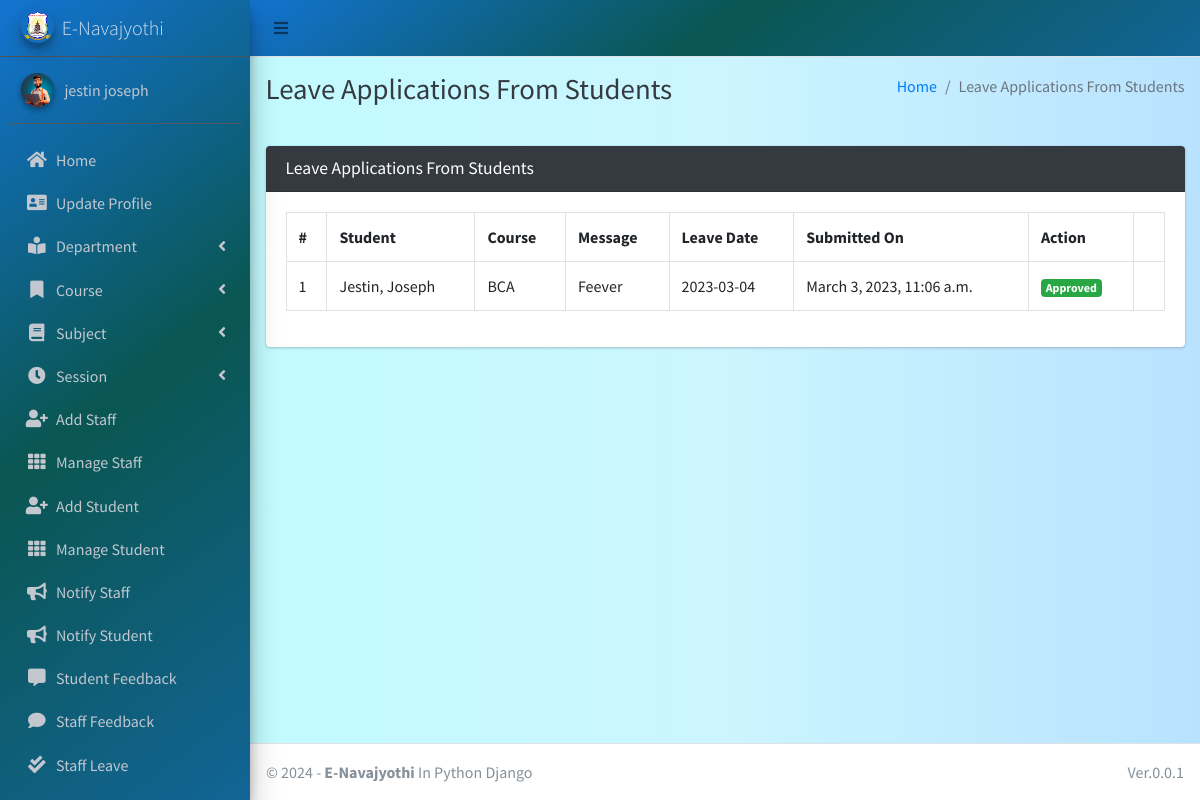
The page /student/view/leave/ (signed in) on the database its author committed.
### main_app/models.py (models this page shows)
class CustomUser(AbstractUser):
    USER_TYPE = ((1, "HOD"), (2, "Staff"), (3, "Student"))
    GENDER = [("M", "Male"), ("F", "Female")]
    username = None  # Removed username, using email instead
    email = models.EmailField(unique=True)
    user_type = models.CharField(default=1, choices=USER_TYPE, max_length=1)
    gender = models.CharField(max_length=1, choices=GENDER)
    profile_pic = models.ImageField()
    address = models.TextField()
    fcm_token = models.TextField(default="")  # For firebase notifications
    created_at = models.DateTimeField(auto_now_add=True)
    updated_at = models.DateTimeField(auto_now=True)
    USERNAME_FIELD = "email"
    REQUIRED_FIELDS = []
    objects = CustomUserManager()
    phone_num = models.IntegerField(max_length=12 ,null=True,blank=False)
    aadhar_num = models.IntegerField(max_length=16,null=True,blank=False)
    date_of_birth = models.DateField(null=True,blank=False)
    def __str__(self):
        return self.first_name + "  " + self.last_name

class LeaveReportStudent(models.Model):
    student = models.ForeignKey(Student, on_delete=models.CASCADE)
    date = models.CharField(max_length=60)
    message = models.TextField()
    status = models.SmallIntegerField(default=0)
    created_at = models.DateTimeField(auto_now_add=True)
    updated_at = models.DateTimeField(auto_now=True)

class Student(models.Model):
    admin = models.OneToOneField(CustomUser, on_delete=models.CASCADE)
    department = models.ForeignKey(Department, on_delete=models.DO_NOTHING, null=True, blank=False)
    course = models.ForeignKey(Course, on_delete=models.DO_NOTHING, null=True, blank=False)
    session = models.ForeignKey(Session, on_delete=models.DO_NOTHING, null=True)
    phone_num = models.IntegerField(max_length=12 ,null=True,blank=False)
    aadhar_num = models.IntegerField(max_length=12,null=True,blank=False)
    date_of_birth = models.DateField(null=True,blank=False)
    religion = models.CharField(max_length=12,null=True,blank=False)
    register_num = models.CharField(max_length=12,null=True,blank=False)
    admission_num = models.CharField(max_length=16,null=True,blank=False)
    def __str__(self):
        return self.admin.first_name + ", " + self.admin.last_name

class Course(models.Model):
    name = models.CharField(max_length=120)
    department = models.ForeignKey(Department, on_delete=models.DO_NOTHING, null=True, blank=False)
    created_at = models.DateTimeField(auto_now_add=True)
    updated_at = models.DateTimeField(auto_now=True)
    def __str__(self):
        return self.name

### main_app/staff_views.py (the view, shortened to what this page needs)
# urls.py: path("student/view/leave/", staff_views.view_student_leave,
@csrf_exempt
def view_student_leave(request):
    if request.method != 'POST':
        allLeave = LeaveReportStudent.objects.all()
        context = {
            'allLeave': allLeave,
            'page_title': 'Leave Applications From Students'
        }
        return render(request, "hod_template/student_leave_view.html", context)

### main_app/templates/hod_template/student_leave_view.html (shortened to what this page needs)
{% extends 'main_app/base.html' %}
{% load static %}
{% block page_title %}{{page_title}}{% endblock page_title %}
{% block content %}
<section class="content">
    <div class="container-fluid">
        <div class="row">
            <div class="col-md-12">
                <div class="card card-dark">
                    <div class="card-header">
                        <h3 class="card-title">{{page_title}}</h3>
                    </div>
                    <div class="table card-body">
                        <table class="table table-bordered table-hover">
                            <tr>
                                <th>#</th>
                                <th>Student</th>
                                <th>Course</th>
                                <th>Message</th>
                                <th>Leave Date</th>
                                <th>Submitted On</th>
                                <th>Action</th>
                            </tr>
                            {% for leave in  allLeave %}
                              <tr>
                                  <td>{{forloop.counter}}</td>
                                  <td>{{leave.student}}</td>
                                  <td>{{leave.student.course}}</td>
                                  <td>{{leave.message}}</td>
                                  <td>{{leave.date}}</td>
                                  <td>{{leave.created_at}}</td>
                                      {% if leave.status == 0 %}
                                           <td> <button data-toggle = "modal" data-target = "#reply_modal" value="{{leave.id}}" class="btn btn-success reply_open_modal">Reply</button>
{% elif leave.status == -1 %}
<td><span  class='badge badge-danger'>Rejected</span></td>
{% else %}
<td><span  class='badge badge-success'>Approved</span></td>
                                            <td>{{feedback.updated_at}}</td>
                                      {% endif %}
                              </tr>
                            {% endfor %}
                        </table>
                    </div>
                    </div>
            </div>
        </div>
    </div>
</section>
{% endblock content %}

### main_app/templates/main_app/sidebar_template.html (shortened to what this page needs)
{% load static %}
<aside class="main-sidebar sidebar-dark-info elevation-4 " style="background: rgb(0,104,205);
background: linear-gradient(143deg, rgba(0,104,205,0.9248949579831933) 0%, rgba(0,79,74,0.9613095238095238) 49%, rgba(0,89,142,0.9276960784313726) 100%);">
    {% if request.user.user_type == '1' %}
    <a href="{% url 'admin_home' %}" class="brand-link">
        <img src="{% static 'dist/img/nava_logo.png' %} " alt="AdminLTE Logo"
            class="brand-image img-circle elevation-3" >
        <span class="brand-text font-weight-light">E-Navajyothi</span>
    </a>
      <div class="sidebar">
        <div class="user-panel mt-3 pb-3 mb-3 d-flex">
            <div class="image">
                <img src="{{ request.user.profile_pic}}" class="img-circle elevation-2" alt="User Image">
            </div>
            <div class="info">
                <a href="#" class="d-block">{{user}}</a>
            </div>
        </div>
        <nav class="mt-2 ">
            <ul class="nav nav-pills nav-sidebar flex-column " data-widget="treeview" role="menu" data-accordion="false">
                <li class="nav-item">
                    {% url 'admin_home' as admin_home %}
                    <a href="{{admin_home}}" class="nav-link {% if admin_home == request.path %} active {% endif %}">
                        <i class="nav-icon fas fa-home"></i>
                        <p >
                            Home
                        </p>
                    </a>
                </li>
                <li class="nav-item">
                    {% url 'admin_view_profile' as admin_view_profile %}
                    <a href="{{admin_view_profile}}"
                        class="nav-link {% if admin_view_profile == request.path %} active {% endif %}">
                        <i class="nav-icon fas fa-address-card"></i>
                        <p>
                            Update Profile
                        </p>
                    </a>
                </li>
            <li class="nav-item has-treeview">
                    <a href="#" class="nav-link">
                        <i class="nav-icon fas fa-book-reader"></i>
                        <p>
                            Department
                            <i class="fas fa-angle-left right"></i>
                        </p>
                    </a>
                </li>
                <li class="nav-item has-treeview">
                    <a href="#" class="nav-link">
                        <i class="nav-icon fas fa-bookmark"></i>
                        <p>
                            Course
                            <i class="fas fa-angle-left right"></i>
                        </p>
                    </a>
                </li>
                <li class="nav-item has-treeview">
                    <a href="#" class="nav-link">
                        <i class="nav-icon fas fa-book"></i>
                        <p>
                            Subject
                            <i class="fas fa-angle-left right"></i>
                        </p>
                    </a>
                </li>
                <li class="nav-item has-treeview">
                    <a href="#" class="nav-link">
                        <i class="nav-icon fas fa-clock"></i>
                        <p>
                            Session
                            <i class="fas fa-angle-left right"></i>
                        </p>
                    </a>
                </li>
                <li class="nav-item">
                    {% url 'add_staff' as add_staff %}
                    <a href="{{add_staff}}" class="nav-link {% if add_staff == request.path %} active {% endif %}">
                        <i class="nav-icon fas fa-user-plus"></i>
                        <p>
                            Add Staff
                        </p>
                    </a>
                </li>
                <li class="nav-item">
                    {% url 'manage_staff' as manage_staff %}
                    {% url 'edit_staff' staff_id as edit_staff %}
                    <a href="{{manage_staff}}"
                        class="nav-link {% if manage_staff == request.path or request.path == edit_staff %} active {% endif %}">
                        <i class="nav-icon fas fa-th"></i>
                        <p>
                            Manage Staff
                        </p>
                    </a>
                </li>
                <li class="nav-item">
                    {% url 'add_student' as add_student%}
                    <a href="{{add_student}}" class="nav-link  {% if add_student == request.path %} active {% endif %}">
                        <i class="nav-icon fas fa-user-plus"></i>
                        <p>
                            Add Student
                        </p>
                    </a>
                </li>
                <li class="nav-item">
                    {% url 'manage_student' as manage_student %}
                    {% url 'edit_student' student_id as edit_student %}
                    <a href="{{manage_student}}"
                        class="nav-link  {% if edit_student == request.path or manage_student == request.path %} active {% endif %}">
                        <i class="nav-icon fas fa-th"></i>
                        <p>
                            Manage Student
                        </p>
                    </a>
                </li>
                <li class="nav-item">
                    {% url 'admin_notify_staff' as admin_notify_staff %}
                    <a href="{{admin_notify_staff}}"
                        class="nav-link {% if admin_notify_staff == request.path %} active {% endif %}">
                        <i class="nav-icon fas fa-bullhorn"></i>
                        <p>
                            Notify Staff
                        </p>
                    </a>
                </li>
                <li class="nav-item">
                    {% url 'admin_notify_student' as admin_notify_student %}
                    <a href="{{admin_notify_student}}"
                        class="nav-link {% if admin_notify_student == request.path %} active {% endif %}">
                        <i class="nav-icon fas fa-bullhorn"></i>
                        <p>
                            Notify Student
                        </p>
                    </a>
                </li>
                <li class="nav-item">
                    {% url 'student_feedback_message' as student_feedback_message %}
                    <a href="{{ student_feedback_message }}"
                        class="nav-link  {% if student_feedback_message == request.path %} active {% endif %}">
                        <i class="nav-icon fas fa-comment-alt"></i>
                        <p>
                            Student Feedback
                        </p>
                    </a>
                </li>
                <li class="nav-item">
                    {% url 'staff_feedback_message' as staff_feedback_message %}
                    <a href="{{staff_feedback_message}}"
                        class="nav-link   {% if staff_feedback_message == request.path %} active {% endif %}">
                        <i class="nav-icon fas fa-comment"></i>
                        <p>
                            Staff Feedback
                        </p>
                    </a>
                </li>
                <li class="nav-item">
                    {% url 'view_staff_leave' as view_staff_leave %}
                    <a href="{{view_staff_leave}}"
                        class="nav-link  {% if view_staff_leave == request.path %} active {% endif %}">
                        <i class="nav-icon fas fa-check-double"></i>
                        <p>
                            Staff Leave
                        </p>
                    </a>
                </li>
                                        {% endif %}
                                        <li class="nav-item">
                                            <a href="{% url 'user_logout' %}"
                                                onclick="return confirm('Your session would be terminated.\n\nProceed?')"
                                                class="nav-link">
                                            </a>
                                        </li>
                                    </ul>
                                </nav>
                            </div>
</aside>

### rows shown on the page
CustomUser: user.profile_pic (picture), first_name+last_name "jestin joseph"
LeaveReportStudent: student "Jestin, Joseph", student.course "BCA", message "Feever", date "2023-03-04", created_at "March 3, 2023, 11:06 a.m."

### other values the page prints
{{ page_title }} "Leave Applications From Students"
